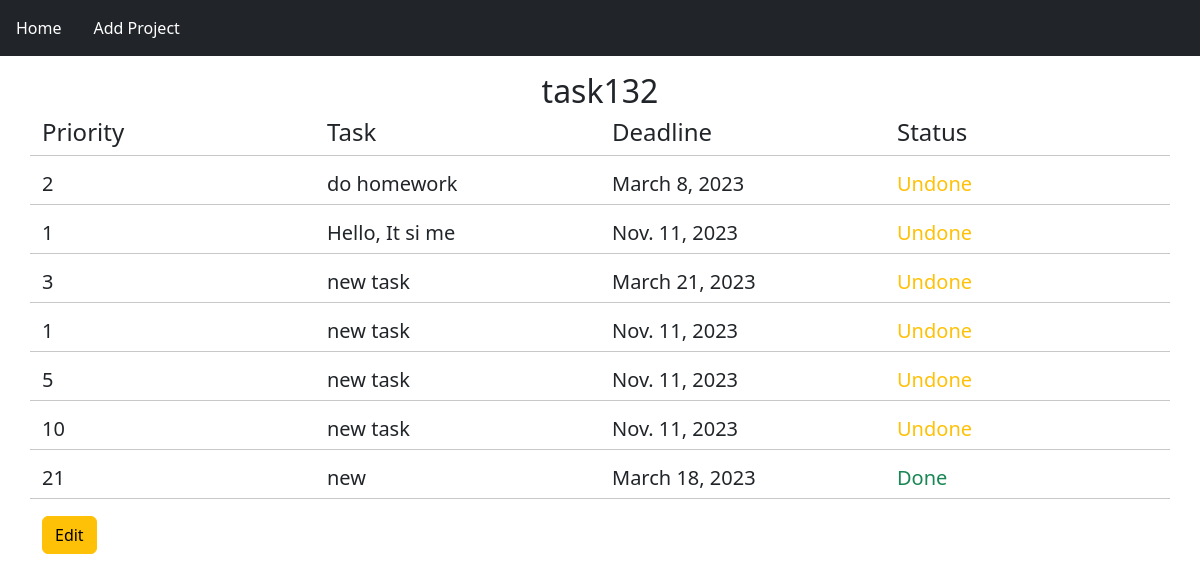
Page /74/ on the committed database.
### todolistapp/models.py (models this page shows, shortened)
class Task(models.Model):
    name = models.CharField(max_length=200)
    status = models.CharField(max_length=50, choices=(('Undone', 'Undone'), ('Done', 'Done')))
    priority = models.IntegerField(default=0)
    deadline = models.DateField(null=True)
    project = models.ForeignKey(Project, on_delete=models.CASCADE)

class Project(models.Model):
    name = models.CharField(max_length=250)

### todolistapp/views.py (the view)
# urls.py: path('<int:project_id>/', views.ProjectView.as_view(), name='project'),
class ProjectView(ListView):
    template_name = 'project.html'
    context_object_name = 'tasks'
    def get_queryset(self):
        return Task.objects.filter(project=self.kwargs['project_id'])
    def get_context_data(self, *, object_list=None, **kwargs):
        context = super().get_context_data(**kwargs)
        context['title'] = Project.objects.get(id=self.kwargs['project_id']).name
        context['project_id'] = self.kwargs['project_id']
        context['tasks'] = self.get_queryset()
        return context

### todolistapp/templates/project.html
{% extends 'base.html' %}
{% block content %}
<div class="container">
    <div class="row">
    <h2 class="mb-2 text-center">{{ tasks.0.project.name }}</h2>
    {% if tasks %}
        <div class="col">
            <h4>Priority</h4>
        </div>
        <div class="col">
            <h4>Task</h4>
        </div>
        <div class="col">
            <h4>Deadline</h4>
        </div>
         <div class="col">
             <h4>Status</h4>
        </div>
        <hr>
    {% for t in tasks %}
        <div class="col">
            <h5>{{ t.priority }}</h5>
        </div>
        <div class="col">
            <h5>{{ t.name }}</h5>
        </div>
        <div class="col">
            <h5>{% if t.deadline %} {{ t.deadline }} {% endif %}</h5>
        </div>
         <div class="col">
             {% if 'Undone' in t.status %}
                 <h5 class="text-warning">{{ t.status }}</h5>
             {% else %}
                 <h5 class="text-success">{{ t.status }}</h5>
             {% endif %}
        </div>
        <hr>
    {% endfor %}
        {% endif %}
        <h3><a class='btn btn-warning' href="/edit_project{{ project_id }}">Edit</a></h3>
        </div>
</div>
{% endblock %}

### rows in the picture
Task: project.name "task132", priority "2", name "do homework", deadline "March 8, 2023", status "Undone"
Task: priority "1", name "Hello, It si me", deadline "Nov. 11, 2023", status "Undone"
Task: priority "3", name "new task", deadline "March 21, 2023", status "Undone"
Task: priority "1", name "new task", deadline "Nov. 11, 2023", status "Undone"
Task: priority "5", name "new task", deadline "Nov. 11, 2023", status "Undone"
Task: priority "10", name "new task", deadline "Nov. 11, 2023", status "Undone"
Task: priority "21", name "new", deadline "March 18, 2023", status "Done"
